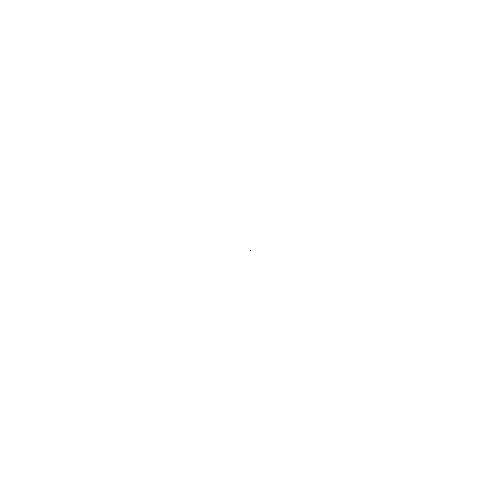
Frame 1 (no input)
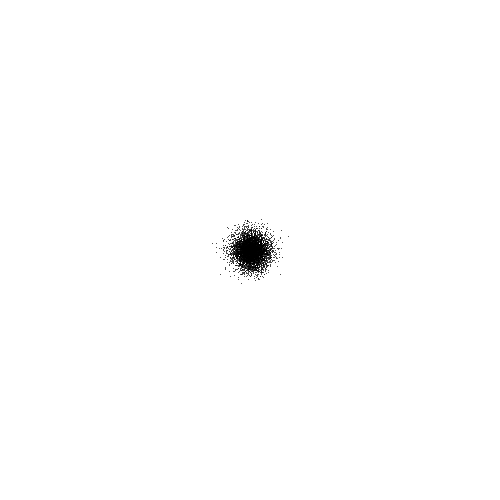
Frame 60 (the mouse pressed at the canvas centre just before this capture)
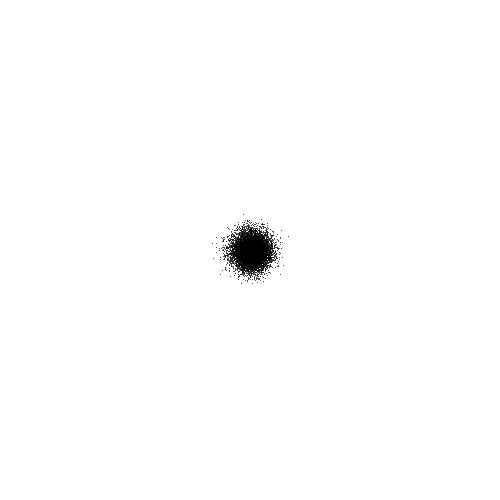
Frame 120 (the mouse held since frame 60 and released just before this capture)

The Processing sketch that drew these frames (run headless with seeded random() and noise(); from frame 60 on, the mouse is pressed at the canvas centre):

// Processing sketch: paseoAleatorioGauss
// ── paseoAleatorioGauss.pde
Walker[]w = new Walker [100];

void setup() {
  size(500, 500);
  background(255);
  for (int i =0; i< w.length; i++) {
    w[i] = new Walker();
  }
}

void draw() {
  for (int i = 0; i< w.length; i++) {
    w[i].display(0, 0, 0);
    w[i].step();
  }
}
// ── Walker.pde
class Walker {
  int x;
  int y;

  Walker() {
    x = width/2;
    y = height/2;
  }

  void display(float r, float g, float b) {
    stroke(r, g, b);
    point(x, y);
  }

  void step() {
    int choice = int(random(4));
    


      if (choice == 0) {
        x++;
      } else if (choice == 1) {
        x--;
      } else if (choice == 2) {
        y++;
      } else {
        y--;
      }
      
      x = constrain(x,int(xGauss()),int(xGauss()));
      y = constrain(y,int(yGauss()),int(yGauss()));
      
    //noFill();
    //stroke(0,10);
    //ellipse(width/2,height/2,xGauss(),yGauss());

    //println(xGauss()+" "+yGauss()+" "+mouseX);
  }

  //formula para la distribución normal en X
  float xGauss() {
    float Gauss = randomGaussian();
    float sDev = 10;
    float media = width/2;


    float xG = sDev * Gauss + media;

    return xG;
  }

  //formula Para la distribución normal en Y
  float yGauss() {
    float Gauss = randomGaussian();
    float sDev = 10;
    float media = height/2;


    float yG = sDev * Gauss + media;

    return yG;
  }
}//EOC
